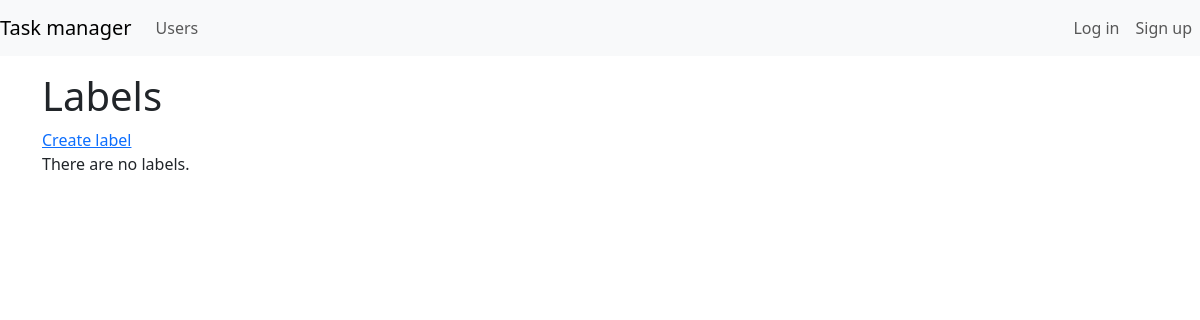
/labels/, run on an earlier commit of the app's database.
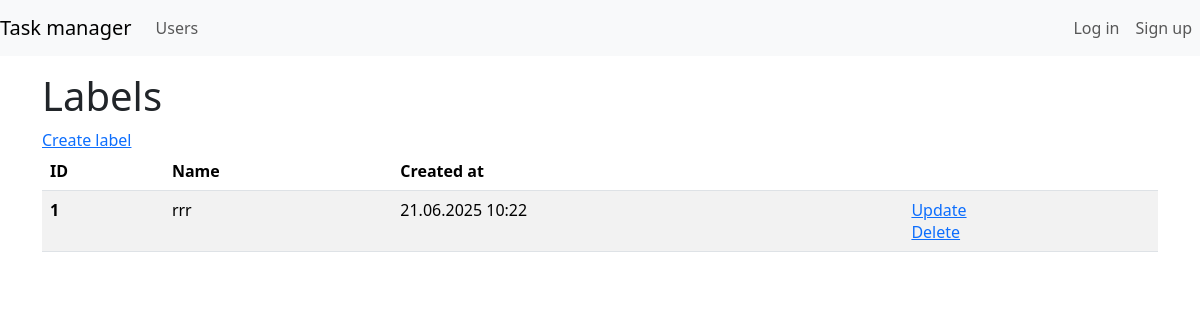
And on a later commit of the database.
### task_manager/labels/models.py (models this page shows, shortened)
class Label(models.Model):
    name = models.CharField(max_length=40, unique=True, null=False)
    created_at = models.DateTimeField(_("Creation date"), auto_now_add=True)

### task_manager/labels/views.py (the view)
# urls.py: path("", LabelView.as_view(), name="label_list"),
class LabelView(ListView):
    model = Label
    context_object_name = "label_list"
    template_name = "labels/label_list.html"

### task_manager/templates/labels/label_list.html (shortened to what this page needs)
{% extends "task_manager/base.html" %}
{% load i18n %}
{% load django_bootstrap5 %}
{% block content %}
<div class="mt-4">
    <h1 class="mt-1">{% translate "Labels" %}</h1>
    <a href="{% url 'labels:create_label' %}">{% translate 'Create label' %}</a>
    {% if label_list %}
    <table class="table table-striped">
        <thead>
            <tr>
                <th scope="col">ID</th>
                <th scope="col">{% translate "Name" %}</th>
                <th scope="col">{% translate "Created at" %}</th>
                <th></th>
            </tr>
        </thead>
        <tbody>
            {% for label in label_list %}
            <tr>
                <th scope="row"> {{ label.id }}</th>
                <td>{{ label.name }}</td>
                <td>{{ label.created_at|date:"d.m.Y H:i" }}</td>
                <td>
                    <a href="{% url 'labels:update_label' label.pk %}">{% translate 'Update' %}</a>
                    <br>
                    <a href="{% url 'labels:delete_label' label.pk %}">{% translate 'Delete' %}</a>
                </td>
            </tr>
            {% endfor %}
        </tbody>
    </table>
    {% else %}
    <p>{% translate "There are no labels." %}
    </p>
    {% endif %}
    {% endblock %}

What changed in the data, as far as the page shows it:
added Label: id "1", name "rrr", created_at "21.06.2025 10:22"
Also different on the page:
text no longer shown: "There are no labels."
text now shown: "ID Name Created at"
